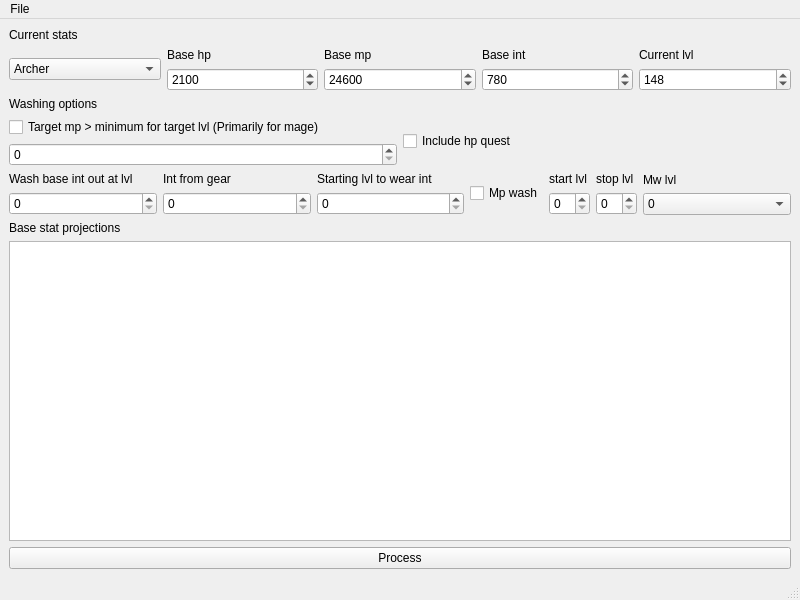
<?xml version="1.0" encoding="UTF-8"?>
<ui version="4.0">
 <class>MainWindow</class>
 <widget class="QMainWindow" name="MainWindow">
  <property name="geometry">
   <rect>
    <x>0</x>
    <y>0</y>
    <width>800</width>
    <height>600</height>
   </rect>
  </property>
  <property name="windowTitle">
   <string>MainWindow</string>
  </property>
  <widget class="QWidget" name="centralwidget">
   <layout class="QGridLayout" name="gridLayout">
    <item row="0" column="0">
     <layout class="QVBoxLayout" name="verticalLayout_7">
      <item>
       <widget class="QLabel" name="label_11">
        <property name="text">
         <string>Current stats</string>
        </property>
       </widget>
      </item>
      <item>
       <layout class="QHBoxLayout" name="horizontalLayout_2">
        <item>
         <widget class="QComboBox" name="comboBoxClass">
          <item>
           <property name="text">
            <string>Archer</string>
           </property>
          </item>
          <item>
           <property name="text">
            <string>Beginner</string>
           </property>
          </item>
          <item>
           <property name="text">
            <string>Bowman</string>
           </property>
          </item>
          <item>
           <property name="text">
            <string>Mage</string>
           </property>
          </item>
          <item>
           <property name="text">
            <string>Pirate (Bucc)</string>
           </property>
          </item>
          <item>
           <property name="text">
            <string>Pirate (Sair)</string>
           </property>
          </item>
          <item>
           <property name="text">
            <string>Theif</string>
           </property>
          </item>
          <item>
           <property name="text">
            <string>Warrior (Fighter)</string>
           </property>
          </item>
          <item>
           <property name="text">
            <string>Warrior (Spearman)</string>
           </property>
          </item>
         </widget>
        </item>
        <item>
         <layout class="QVBoxLayout" name="verticalLayout_4">
          <item>
           <widget class="QLabel" name="label">
            <property name="text">
             <string>Base hp</string>
            </property>
           </widget>
          </item>
          <item>
           <widget class="QSpinBox" name="spinBoxBaseHp">
            <property name="minimum">
             <number>1</number>
            </property>
            <property name="maximum">
             <number>30000</number>
            </property>
            <property name="singleStep">
             <number>100</number>
            </property>
            <property name="value">
             <number>2100</number>
            </property>
           </widget>
          </item>
         </layout>
        </item>
        <item>
         <layout class="QVBoxLayout" name="verticalLayout_3">
          <item>
           <widget class="QLabel" name="label_2">
            <property name="text">
             <string>Base mp</string>
            </property>
           </widget>
          </item>
          <item>
           <widget class="QSpinBox" name="spinBoxBaseMp">
            <property name="minimum">
             <number>1</number>
            </property>
            <property name="maximum">
             <number>30000</number>
            </property>
            <property name="singleStep">
             <number>100</number>
            </property>
            <property name="value">
             <number>24600</number>
            </property>
           </widget>
          </item>
         </layout>
        </item>
        <item>
         <layout class="QVBoxLayout" name="verticalLayout_2">
          <item>
           <widget class="QLabel" name="label_3">
            <property name="text">
             <string>Base int</string>
            </property>
           </widget>
          </item>
          <item>
           <widget class="QSpinBox" name="spinBoxBaseInt">
            <property name="minimum">
             <number>1</number>
            </property>
            <property name="maximum">
             <number>999</number>
            </property>
            <property name="value">
             <number>780</number>
            </property>
           </widget>
          </item>
         </layout>
        </item>
        <item>
         <layout class="QVBoxLayout" name="verticalLayout">
          <item>
           <widget class="QLabel" name="label_4">
            <property name="text">
             <string>Current lvl</string>
            </property>
           </widget>
          </item>
          <item>
           <widget class="QSpinBox" name="spinBoxBaseLvl">
            <property name="minimum">
             <number>1</number>
            </property>
            <property name="maximum">
             <number>200</number>
            </property>
            <property name="value">
             <number>148</number>
            </property>
           </widget>
          </item>
         </layout>
        </item>
       </layout>
      </item>
     </layout>
    </item>
    <item row="1" column="0">
     <layout class="QVBoxLayout" name="verticalLayout_14">
      <item>
       <widget class="QLabel" name="label_12">
        <property name="text">
         <string>Washing options</string>
        </property>
       </widget>
      </item>
      <item>
       <layout class="QVBoxLayout" name="verticalLayout_8">
        <item>
         <layout class="QHBoxLayout" name="horizontalLayout_4">
          <item>
           <layout class="QVBoxLayout" name="verticalLayout_9">
            <item>
             <widget class="QCheckBox" name="checkBoxTargetMp">
              <property name="text">
               <string>Target mp &gt; minimum for target lvl (Primarily for mage)</string>
              </property>
             </widget>
            </item>
            <item>
             <widget class="QSpinBox" name="spinBoxTargetMp"/>
            </item>
           </layout>
          </item>
          <item>
           <widget class="QCheckBox" name="checkBoxIncludeHpQuest">
            <property name="text">
             <string>Include hp quest</string>
            </property>
           </widget>
          </item>
         </layout>
        </item>
        <item>
         <layout class="QHBoxLayout" name="horizontalLayout_3">
          <item>
           <layout class="QVBoxLayout" name="verticalLayout_10">
            <item>
             <widget class="QLabel" name="label_7">
              <property name="text">
               <string>Wash base int out at lvl</string>
              </property>
             </widget>
            </item>
            <item>
             <widget class="QSpinBox" name="spinBoxWashBaseIntLvl"/>
            </item>
           </layout>
          </item>
          <item>
           <layout class="QVBoxLayout" name="verticalLayout_12">
            <item>
             <widget class="QLabel" name="label_14">
              <property name="text">
               <string>Int from gear</string>
              </property>
             </widget>
            </item>
            <item>
             <widget class="QSpinBox" name="spinBoxIntGear"/>
            </item>
           </layout>
          </item>
          <item>
           <layout class="QVBoxLayout" name="verticalLayout_13">
            <item>
             <widget class="QLabel" name="label_15">
              <property name="text">
               <string>Starting lvl to wear int</string>
              </property>
             </widget>
            </item>
            <item>
             <widget class="QSpinBox" name="spinBox_12"/>
            </item>
           </layout>
          </item>
          <item>
           <layout class="QHBoxLayout" name="horizontalLayout">
            <item>
             <widget class="QCheckBox" name="checkBoxMpWash">
              <property name="text">
               <string>Mp wash</string>
              </property>
             </widget>
            </item>
            <item>
             <layout class="QVBoxLayout" name="verticalLayout_5">
              <item>
               <widget class="QLabel" name="label_9">
                <property name="text">
                 <string>start lvl</string>
                </property>
               </widget>
              </item>
              <item>
               <widget class="QSpinBox" name="spinBoxMpWashStart"/>
              </item>
             </layout>
            </item>
            <item>
             <layout class="QVBoxLayout" name="verticalLayout_6">
              <item>
               <widget class="QLabel" name="label_8">
                <property name="text">
                 <string>stop lvl</string>
                </property>
               </widget>
              </item>
              <item>
               <widget class="QSpinBox" name="spinBoxMpWashStop_2"/>
              </item>
             </layout>
            </item>
           </layout>
          </item>
          <item>
           <layout class="QVBoxLayout" name="verticalLayout_11">
            <item>
             <widget class="QLabel" name="label_13">
              <property name="text">
               <string>Mw lvl</string>
              </property>
             </widget>
            </item>
            <item>
             <widget class="QComboBox" name="comboBoxMwLvl">
              <item>
               <property name="text">
                <string>0</string>
               </property>
              </item>
              <item>
               <property name="text">
                <string>10</string>
               </property>
              </item>
              <item>
               <property name="text">
                <string>20</string>
               </property>
              </item>
             </widget>
            </item>
           </layout>
          </item>
         </layout>
        </item>
       </layout>
      </item>
     </layout>
    </item>
    <item row="2" column="0">
     <layout class="QVBoxLayout" name="verticalLayout_16">
      <item>
       <layout class="QVBoxLayout" name="verticalLayout_15">
        <item>
         <widget class="QLabel" name="label_5">
          <property name="text">
           <string>Base stat projections</string>
          </property>
         </widget>
        </item>
        <item>
         <widget class="QTableWidget" name="tableWidgetBaseStats"/>
        </item>
       </layout>
      </item>
      <item>
       <widget class="QPushButton" name="pushButtonProcess">
        <property name="text">
         <string>Process</string>
        </property>
       </widget>
      </item>
     </layout>
    </item>
   </layout>
  </widget>
  <widget class="QMenuBar" name="menubar">
   <property name="geometry">
    <rect>
     <x>0</x>
     <y>0</y>
     <width>800</width>
     <height>25</height>
    </rect>
   </property>
   <widget class="QMenu" name="menuFile">
    <property name="title">
     <string>File</string>
    </property>
    <addaction name="actionNew"/>
    <addaction name="actionLoad_file"/>
    <addaction name="actionSave_file"/>
    <addaction name="actionSave_file_as"/>
   </widget>
   <addaction name="menuFile"/>
  </widget>
  <widget class="QStatusBar" name="statusbar"/>
  <action name="actionNew">
   <property name="text">
    <string>New file</string>
   </property>
  </action>
  <action name="actionLoad_file">
   <property name="text">
    <string>Load file</string>
   </property>
  </action>
  <action name="actionSave_file">
   <property name="text">
    <string>Save file</string>
   </property>
  </action>
  <action name="actionSave_file_as">
   <property name="text">
    <string>Save file as</string>
   </property>
  </action>
 </widget>
 <resources/>
 <connections/>
</ui>
